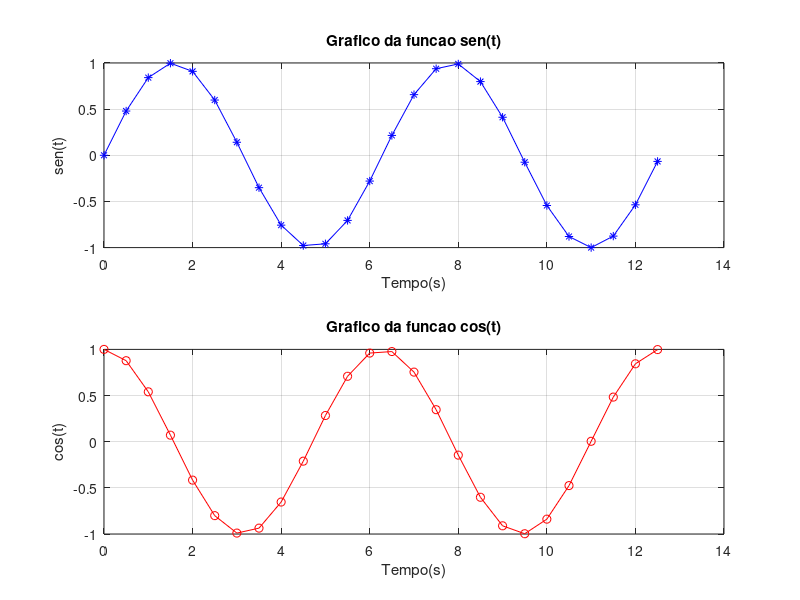

This figure's MATLAB source:
clc;
clear;
t = [0:0.5:4*pi];
subplot(2,1,1);
x = sin(t);
plot(t,x, "-*", "color", "b");
grid on;
title("Grafico da funcao sen(t)");
ylabel("sen(t)");
xlabel("Tempo(s)");
subplot(2,1,2);
y = cos(t);
plot(t,y, "-o", "color", "r");
grid on;
title("Grafico da funcao cos(t)");
ylabel("cos(t)");
xlabel("Tempo(s)");
